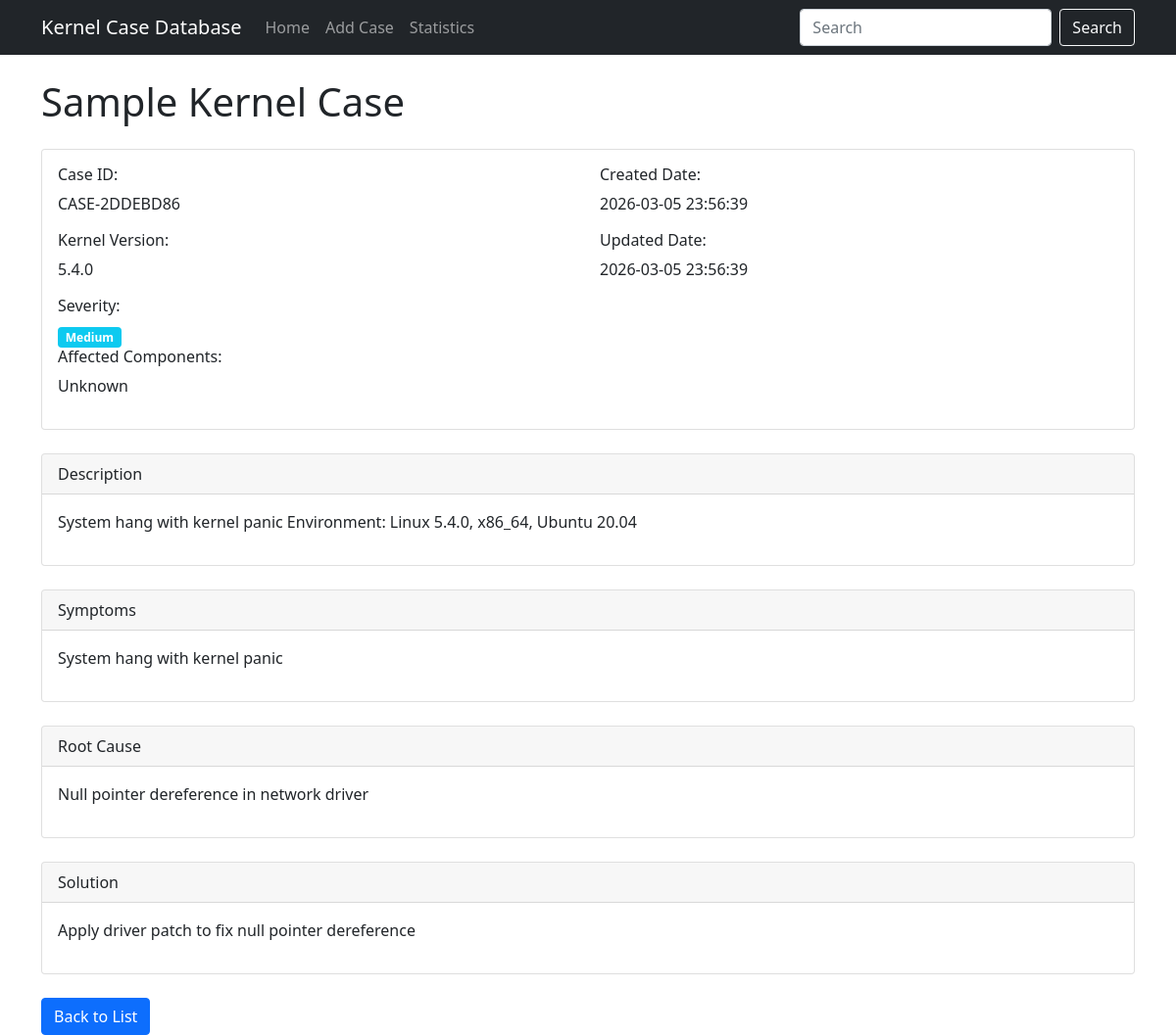
Screenshot of /case/10/ with the database file from the repository.
### cases/models.py (models this page shows, shortened)
class KernelCase(models.Model):
    SEVERITY_CHOICES = [
        ('Low', 'Low'),
        ('Medium', 'Medium'),
        ('High', 'High'),
        ('Critical', 'Critical'),
    ]
    MODULE_CHOICES = [
        ('memory', 'Memory Management'),
        ('network', 'Network'),
        ('scheduler', 'Scheduler'),
        ('lock', 'Lock/Synchronization'),
        ('timer', 'Timer'),
        ('storage', 'Storage/Filesystem'),
        ('irq', 'Interrupt'),
        ('driver', 'Device Driver'),
        ('other', 'Other'),
    ]
    case_id = models.CharField(max_length=50, unique=True, verbose_name='Case ID')
    title = models.CharField(max_length=200, verbose_name='Title')
    description = models.TextField(verbose_name='Description')
    symptoms = models.TextField(verbose_name='Symptoms')
    root_cause = models.TextField(verbose_name='Root Cause')
    solution = models.TextField(verbose_name='Solution')
    kernel_version = models.CharField(max_length=50, verbose_name='Kernel Version', blank=True, default='')
    affected_components = models.CharField(max_length=200, verbose_name='Affected Components', blank=True, default='')
    severity = models.CharField(max_length=20, choices=SEVERITY_CHOICES, verbose_name='Severity', default='Medium')
    created_date = models.DateTimeField(default=timezone.now, verbose_name='Created Date')
    updated_date = models.DateTimeField(auto_now=True, verbose_name='Updated Date')
    source = models.CharField(max_length=50, verbose_name='Source', blank=True, default='', help_text='e.g. stackoverflow, csdn, zhihu')
    source_id = models.CharField(max_length=100, verbose_name='Source ID', blank=True, default='')
    url = models.URLField(verbose_name='Original URL', blank=True, default='')
    problem_analysis = models.TextField(verbose_name='Problem Analysis', blank=True, default='')
    conclusion = models.TextField(verbose_name='Conclusion', blank=True, default='')
    module = models.CharField(max_length=50, choices=MODULE_CHOICES, verbose_name='Kernel Module', blank=True, default='other')
    tags = models.JSONField(verbose_name='Tags', default=list, blank=True)
    votes = models.IntegerField(verbose_name='Votes', default=0)
    answers_count = models.IntegerField(verbose_name='Answers Count', default=0)
    content_hash = models.CharField(max_length=64, verbose_name='Content Hash', blank=True, null=True, unique=True)
    embedding = models.JSONField(verbose_name='Embedding', default=list, blank=True, help_text='Vector representation for RAG')
    class Meta:
        verbose_name = 'Kernel Issue Case'
        verbose_name_plural = 'Kernel Issue Cases'
        ordering = ['-created_date']

### cases/views.py (the view)
# urls.py: path('case/<int:case_id>/', CaseDetailView.as_view(), name='case_detail'),
class CaseDetailView(DetailView):
    model = KernelCase
    template_name = 'cases/case_detail.html'
    context_object_name = 'case'
    pk_url_kwarg = 'case_id'

### cases/templatetags/case_tags.py (called while the page is built)
@register.filter
def severity_class(severity):
    severity_mapping = {
        'Critical': 'bg-danger',
        'High': 'bg-warning',
        'Medium': 'bg-info',
        'Low': 'bg-secondary'
    }
    return severity_mapping.get(severity, 'bg-secondary')

@register.filter
def severity_display(severity):
    severity_mapping = {
        'Critical': 'Critical',
        'High': 'High',
        'Medium': 'Medium',
        'Low': 'Low'
    }
    return severity_mapping.get(severity, severity)

### templates/cases/case_detail.html
{% extends 'base.html' %}
{% load case_tags %}
{% block content %}
    <h1 class="mb-4">{{ case.title }}</h1>
    <div class="card mb-4">
        <div class="card-body">
            <div class="row">
                <div class="col-md-6">
                    <h6>Case ID:</h6>
                    <p>{{ case.case_id }}</p>
                    <h6>Kernel Version:</h6>
                    <p>{{ case.kernel_version }}</p>
                    <h6>Severity:</h6>
                    <span class="badge {{ case.severity|severity_class }}">
                        {{ case.severity|severity_display }}
                    </span>
                    <h6>Affected Components:</h6>
                    <p>{{ case.affected_components }}</p>
                </div>
                <div class="col-md-6">
                    <h6>Created Date:</h6>
                    <p>{{ case.created_date|date:'Y-m-d H:i:s' }}</p>
                    <h6>Updated Date:</h6>
                    <p>{{ case.updated_date|date:'Y-m-d H:i:s' }}</p>
                </div>
            </div>
        </div>
    </div>
    <div class="card mb-4">
        <div class="card-header">
            Description
        </div>
        <div class="card-body">
            <p>{{ case.description }}</p>
        </div>
    </div>
    <div class="card mb-4">
        <div class="card-header">
            Symptoms
        </div>
        <div class="card-body">
            <p>{{ case.symptoms }}</p>
        </div>
    </div>
    <div class="card mb-4">
        <div class="card-header">
            Root Cause
        </div>
        <div class="card-body">
            <p>{{ case.root_cause }}</p>
        </div>
    </div>
    <div class="card mb-4">
        <div class="card-header">
            Solution
        </div>
        <div class="card-body">
            <p>{{ case.solution }}</p>
        </div>
    </div>
    <a href="{% url 'index' %}" class="btn btn-primary">Back to List</a>
{% endblock %}

### rows the page displays
KernelCase: title "Sample Kernel Case", case_id "CASE-2DDEBD86", kernel_version "5.4.0", severity|severity_display "Medium", affected_components "Unknown", created_date "2026-03-05 23:56:39", updated_date "2026-03-05 23:56:39", description "System hang with kernel panic Environment: Linux 5.4.0, x86_64, Ubuntu 20.04", symptoms "System hang with kernel panic", root_cause "Null pointer dereference in network driver", solution "Apply driver patch to fix null pointer dereference"
